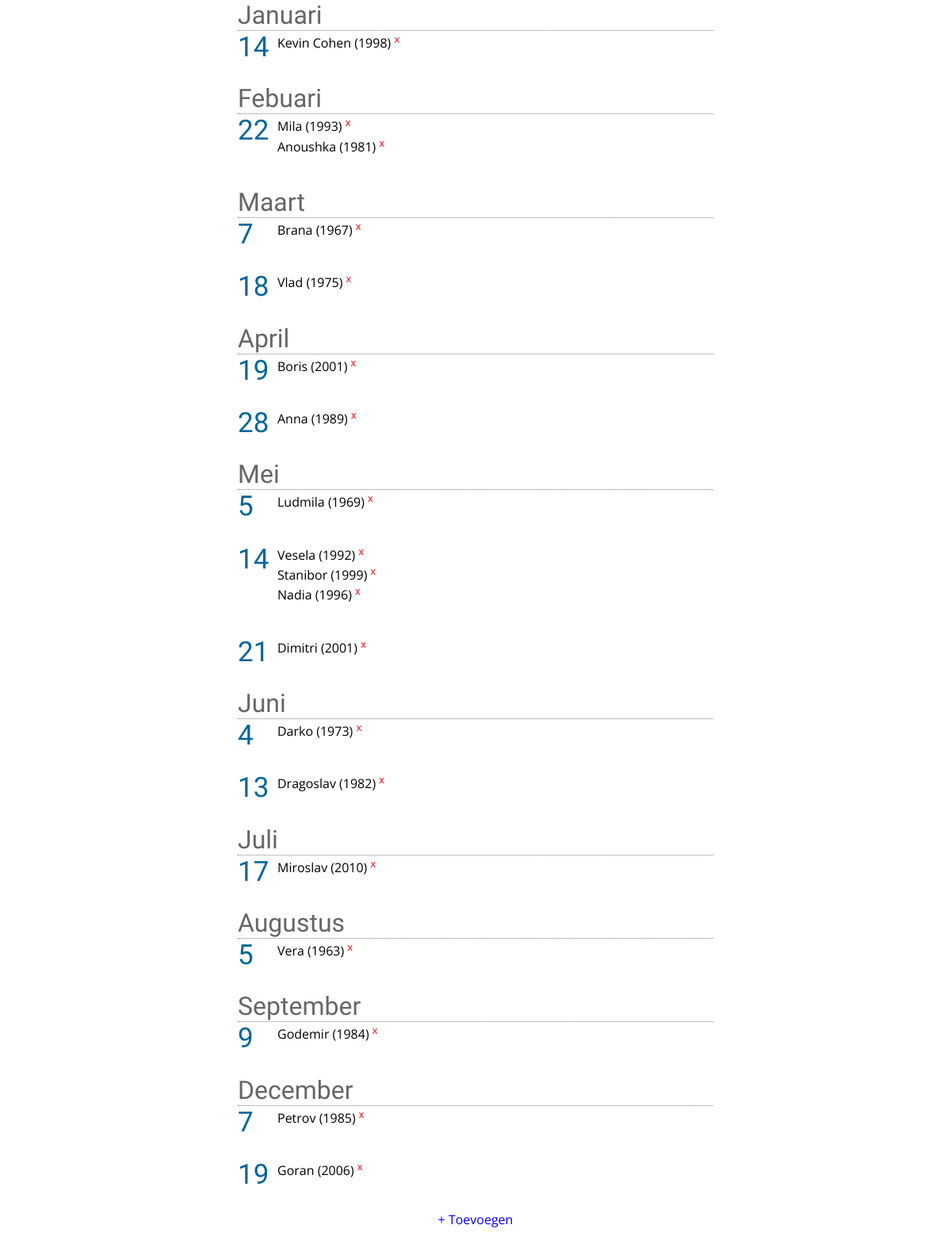
The page / on the database its author committed.
### tables this page shows
CREATE TABLE IF NOT EXISTS `birthdays` (
  `id` int(11) NOT NULL AUTO_INCREMENT,
  `person` varchar(255) NOT NULL,
  `day` tinyint(4) NOT NULL,
  `month_id` tinyint(4) NOT NULL,
  `year` smallint(6) DEFAULT NULL,
  PRIMARY KEY (`id`)
);

CREATE TABLE IF NOT EXISTS `month` (
  `id` int(11) NOT NULL AUTO_INCREMENT,
  `month` varchar(50) NOT NULL,
  PRIMARY KEY (`id`)
);

### index.logic.php (called while the page is built)
<?php
	$db = new mysqli('localhost','root','','calender');
	$query = "SELECT birthdays.person, birthdays.day, birthdays.month_id, birthdays.year, month.id, month.month, birthdays.id AS id
	FROM birthdays
	LEFT JOIN month
	ON birthdays.month_id=month.id
	ORDER BY month_id, day";
	$result = $db->query($query);
	$calender = $result->fetch_all(MYSQLI_ASSOC);
	$currDay = null;
	$currMonth_id = null;
?>

### index.php (the view, shortened to what this page needs)
<?php
    require_once "index.logic.php";
?>
<!DOCTYPE html>
<html>
<head>
    <link href="common/main.css" rel="stylesheet" type="text/css">
</head>
<body>
<?php
    foreach ($calender as $calender_) :
        if ($currMonth_id != $calender_ ['month']) {
            $currMonth_id = $calender_['month'];
            echo "<h1>" . $calender_['month'] . "</h1>";
}
        if ($currDay != $calender_['day']) {
            $currDay = $calender_['day'];
            echo"<h2>" . $calender_['day'] . "</h2>";
}
?>
        <p>
            <tr>
                <a href="edit.php?id=<?=$calender_['id']?>">
                <td><?=$calender_['person']?></td>
                <td>(<?=$calender_['year']?>)</td>
                </a>
                <a href="delete.php?id=<?=$calender_['id']?>">x</a>
            </tr>
        </p>
<?php
    endforeach;
?>
    <p><a href="create.php">+ Toevoegen</a></p>
</body>
</html>

### common/main.css (style rules this page uses)
body { margin: 0 auto; width: 50%; }
body { font-family: Open Sans, Verdana, sans-serif; font-size: 12pt; }
h1 { font-family: Open Sans Condensed, sans-serif; font-weight: normal; font-size: 24pt; color: #666; }
h2 { font-family: Open Sans Condensed, sans-serif; font-weight: normal; font-size: 35px; color: #069; margin-bottom: 0; }
h1 { margin: 0; border-bottom: 1px dotted grey; }
h2 { margin: 0; }
h2 ~ p { margin: 0; position: relative; top: -40px; left: 50px; }
p:last-of-type { position: static; }
a { color: black; text-decoration: none; }
a + a { color: red; font-size: 80%; vertical-align: super; }
p:last-of-type a { color: blue; display: block; text-align: center; margin-bottom: 20px; }

### rows shown on the page
birthdays: month.month "Januari", day "14", person "Kevin Cohen", year "1998"
birthdays: month.month "Febuari", day "22", person "Mila", year "1993"
birthdays: person "Anoushka", year "1981"
birthdays: month.month "Maart", day "7", person "Brana", year "1967"
birthdays: day "18", person "Vlad", year "1975"
birthdays: month.month "April", day "19", person "Boris", year "2001"
birthdays: day "28", person "Anna", year "1989"
birthdays: month.month "Mei", day "5", person "Ludmila", year "1969"
birthdays: day "14", person "Vesela", year "1992"
birthdays: person "Stanibor", year "1999"
birthdays: person "Nadia", year "1996"
birthdays: day "21", person "Dimitri", year "2001"
birthdays: month.month "Juni", day "4", person "Darko", year "1973"
birthdays: day "13", person "Dragoslav", year "1982"
birthdays: month.month "Juli", day "17", person "Miroslav", year "2010"
birthdays: month.month "Augustus", day "5", person "Vera", year "1963"
birthdays: month.month "September", day "9", person "Godemir", year "1984"
birthdays: month.month "December", day "7", person "Petrov", year "1985"
birthdays: day "19", person "Goran", year "2006"
